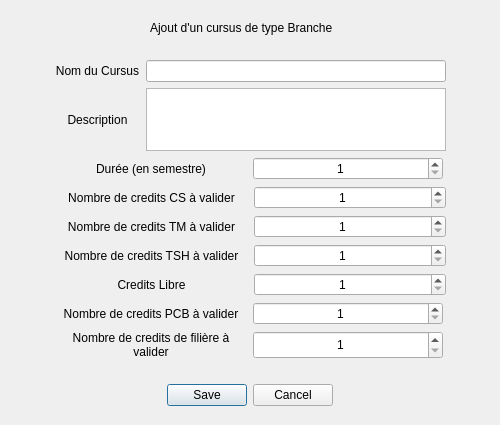
<?xml version="1.0" encoding="UTF-8"?>
<ui version="4.0">
 <class>dialogAjouterCursusBranche</class>
 <widget class="QDialog" name="dialogAjouterCursusBranche">
  <property name="geometry">
   <rect>
    <x>0</x>
    <y>0</y>
    <width>500</width>
    <height>425</height>
   </rect>
  </property>
  <property name="windowTitle">
   <string>Dialog</string>
  </property>
  <widget class="QLabel" name="label_4">
   <property name="geometry">
    <rect>
     <x>150</x>
     <y>20</y>
     <width>200</width>
     <height>16</height>
    </rect>
   </property>
   <property name="text">
    <string>Ajout d'un cursus de type Branche</string>
   </property>
   <property name="wordWrap">
    <bool>true</bool>
   </property>
  </widget>
  <widget class="QDialogButtonBox" name="buttonBox">
   <property name="geometry">
    <rect>
     <x>150</x>
     <y>380</y>
     <width>200</width>
     <height>30</height>
    </rect>
   </property>
   <property name="orientation">
    <enum>Qt::Horizontal</enum>
   </property>
   <property name="standardButtons">
    <set>QDialogButtonBox::Cancel|QDialogButtonBox::Save</set>
   </property>
   <property name="centerButtons">
    <bool>true</bool>
   </property>
  </widget>
  <widget class="QWidget" name="verticalLayoutWidget">
   <property name="geometry">
    <rect>
     <x>55</x>
     <y>60</y>
     <width>391</width>
     <height>299</height>
    </rect>
   </property>
   <layout class="QVBoxLayout" name="verticalLayout">
    <item>
     <layout class="QHBoxLayout" name="horizontalLayout_3">
      <item>
       <widget class="QLabel" name="label">
        <property name="maximumSize">
         <size>
          <width>100</width>
          <height>16777215</height>
         </size>
        </property>
        <property name="text">
         <string>Nom du Cursus</string>
        </property>
        <property name="alignment">
         <set>Qt::AlignCenter</set>
        </property>
       </widget>
      </item>
      <item>
       <widget class="QLineEdit" name="lineEdit">
        <property name="maximumSize">
         <size>
          <width>300</width>
          <height>100</height>
         </size>
        </property>
       </widget>
      </item>
     </layout>
    </item>
    <item>
     <layout class="QHBoxLayout" name="horizontalLayout_2">
      <item>
       <widget class="QLabel" name="label_3">
        <property name="maximumSize">
         <size>
          <width>100</width>
          <height>16777215</height>
         </size>
        </property>
        <property name="text">
         <string>Description</string>
        </property>
        <property name="alignment">
         <set>Qt::AlignCenter</set>
        </property>
       </widget>
      </item>
      <item>
       <widget class="QTextEdit" name="textEdit">
        <property name="maximumSize">
         <size>
          <width>300</width>
          <height>100</height>
         </size>
        </property>
        <property name="acceptRichText">
         <bool>false</bool>
        </property>
       </widget>
      </item>
     </layout>
    </item>
    <item>
     <layout class="QHBoxLayout" name="horizontalLayout">
      <item>
       <widget class="QLabel" name="label_2">
        <property name="maximumSize">
         <size>
          <width>190</width>
          <height>30</height>
         </size>
        </property>
        <property name="text">
         <string>Durée (en semestre)</string>
        </property>
        <property name="alignment">
         <set>Qt::AlignCenter</set>
        </property>
        <property name="wordWrap">
         <bool>true</bool>
        </property>
       </widget>
      </item>
      <item>
       <widget class="QSpinBox" name="choixCredit">
        <property name="maximumSize">
         <size>
          <width>190</width>
          <height>30</height>
         </size>
        </property>
        <property name="alignment">
         <set>Qt::AlignCenter</set>
        </property>
        <property name="minimum">
         <number>1</number>
        </property>
        <property name="maximum">
         <number>10</number>
        </property>
       </widget>
      </item>
     </layout>
    </item>
    <item>
     <layout class="QHBoxLayout" name="horizontalLayout_5">
      <item>
       <widget class="QLabel" name="label_5">
        <property name="text">
         <string>Nombre de credits CS à valider</string>
        </property>
        <property name="alignment">
         <set>Qt::AlignCenter</set>
        </property>
        <property name="wordWrap">
         <bool>true</bool>
        </property>
       </widget>
      </item>
      <item>
       <widget class="QSpinBox" name="spinBox">
        <property name="alignment">
         <set>Qt::AlignCenter</set>
        </property>
        <property name="minimum">
         <number>1</number>
        </property>
        <property name="maximum">
         <number>50</number>
        </property>
       </widget>
      </item>
     </layout>
    </item>
    <item>
     <layout class="QHBoxLayout" name="horizontalLayout_6">
      <item>
       <widget class="QLabel" name="label_6">
        <property name="text">
         <string>Nombre de credits TM à valider</string>
        </property>
        <property name="alignment">
         <set>Qt::AlignCenter</set>
        </property>
        <property name="wordWrap">
         <bool>true</bool>
        </property>
       </widget>
      </item>
      <item>
       <widget class="QSpinBox" name="spinBox_2">
        <property name="maximumSize">
         <size>
          <width>200</width>
          <height>30</height>
         </size>
        </property>
        <property name="alignment">
         <set>Qt::AlignCenter</set>
        </property>
        <property name="minimum">
         <number>1</number>
        </property>
        <property name="maximum">
         <number>50</number>
        </property>
       </widget>
      </item>
     </layout>
    </item>
    <item>
     <layout class="QHBoxLayout" name="horizontalLayout_7">
      <item>
       <widget class="QLabel" name="label_7">
        <property name="text">
         <string>Nombre de credits TSH à valider</string>
        </property>
        <property name="alignment">
         <set>Qt::AlignCenter</set>
        </property>
        <property name="wordWrap">
         <bool>true</bool>
        </property>
       </widget>
      </item>
      <item>
       <widget class="QSpinBox" name="spinBox_3">
        <property name="alignment">
         <set>Qt::AlignCenter</set>
        </property>
        <property name="minimum">
         <number>1</number>
        </property>
        <property name="maximum">
         <number>50</number>
        </property>
       </widget>
      </item>
     </layout>
    </item>
    <item>
     <layout class="QHBoxLayout" name="horizontalLayout_8">
      <item>
       <widget class="QLabel" name="label_8">
        <property name="text">
         <string>Credits Libre</string>
        </property>
        <property name="alignment">
         <set>Qt::AlignCenter</set>
        </property>
        <property name="wordWrap">
         <bool>true</bool>
        </property>
       </widget>
      </item>
      <item>
       <widget class="QSpinBox" name="spinBox_4">
        <property name="alignment">
         <set>Qt::AlignCenter</set>
        </property>
        <property name="minimum">
         <number>1</number>
        </property>
        <property name="maximum">
         <number>50</number>
        </property>
       </widget>
      </item>
     </layout>
    </item>
    <item>
     <layout class="QHBoxLayout" name="horizontalLayout_4">
      <item>
       <widget class="QLabel" name="label_10">
        <property name="maximumSize">
         <size>
          <width>190</width>
          <height>30</height>
         </size>
        </property>
        <property name="text">
         <string>Nombre de credits PCB à valider</string>
        </property>
        <property name="alignment">
         <set>Qt::AlignCenter</set>
        </property>
        <property name="wordWrap">
         <bool>true</bool>
        </property>
       </widget>
      </item>
      <item>
       <widget class="QSpinBox" name="choixCredit_2">
        <property name="maximumSize">
         <size>
          <width>190</width>
          <height>30</height>
         </size>
        </property>
        <property name="alignment">
         <set>Qt::AlignCenter</set>
        </property>
        <property name="minimum">
         <number>1</number>
        </property>
        <property name="maximum">
         <number>100</number>
        </property>
       </widget>
      </item>
     </layout>
    </item>
    <item>
     <layout class="QHBoxLayout" name="horizontalLayout_10">
      <item>
       <widget class="QLabel" name="label_11">
        <property name="maximumSize">
         <size>
          <width>190</width>
          <height>30</height>
         </size>
        </property>
        <property name="text">
         <string>Nombre de credits de filière à valider</string>
        </property>
        <property name="alignment">
         <set>Qt::AlignCenter</set>
        </property>
        <property name="wordWrap">
         <bool>true</bool>
        </property>
       </widget>
      </item>
      <item>
       <widget class="QSpinBox" name="choixCredit_3">
        <property name="maximumSize">
         <size>
          <width>190</width>
          <height>30</height>
         </size>
        </property>
        <property name="alignment">
         <set>Qt::AlignCenter</set>
        </property>
        <property name="minimum">
         <number>1</number>
        </property>
        <property name="maximum">
         <number>100</number>
        </property>
       </widget>
      </item>
     </layout>
    </item>
   </layout>
  </widget>
 </widget>
 <resources/>
 <connections/>
</ui>
